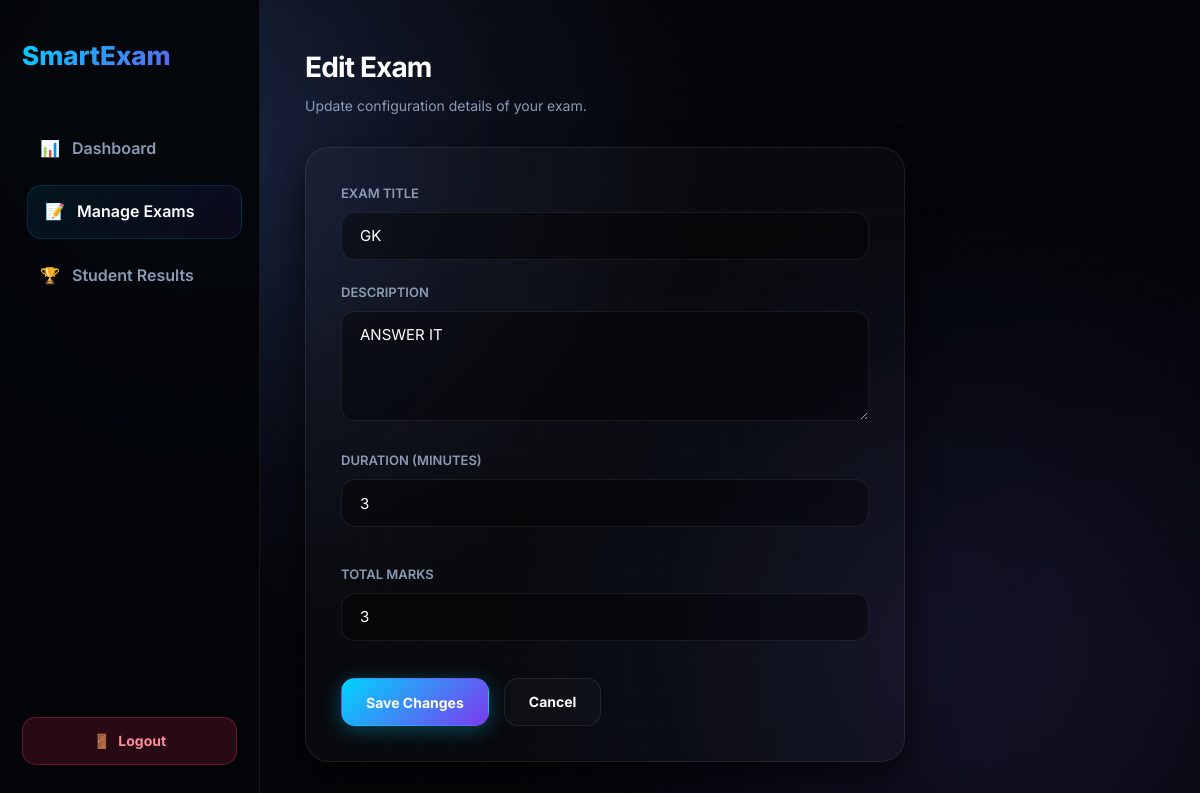
The app's page /admin/edit_exam.php?id=5 (signed in) with its own data.
### tables this page shows
CREATE TABLE `exams` (
  `id` int(11) NOT NULL,
  `title` varchar(150) NOT NULL,
  `description` text DEFAULT NULL,
  `duration` int(11) NOT NULL,
  `total_marks` int(11) DEFAULT 0,
  `status` enum('draft','published') DEFAULT 'draft',
  `created_by` int(11) NOT NULL,
  `created_at` timestamp NOT NULL DEFAULT current_timestamp()
);

### admin/edit_exam.php (the view, shortened to what this page needs)
<?php
require_once "../config/database.php";
$exam_id = intval($_GET["id"]);
$sql = "
    SELECT *
    FROM exams
    WHERE id = ?
";
$stmt = $conn->prepare($sql);
$stmt->bind_param("i", $exam_id);
$stmt->execute();
$result = $stmt->get_result();
$exam = $result->fetch_assoc();
?>
<!DOCTYPE html>
<html lang="en">
<head>
    <link rel="stylesheet" href="../assets/css/style.css">
</head>
<body>
    <div class="dashboard-layout">
        <aside class="sidebar">
            <div class="sidebar-logo">Smart<span>Exam</span></div>
            <nav class="sidebar-nav">
                <a href="dashboard.php" class="sidebar-link">
                    <span>📊</span> Dashboard
                </a>
                <a href="exams.php" class="sidebar-link active">
                    <span>📝</span> Manage Exams
                </a>
                <a href="results.php" class="sidebar-link">
                    <span>🏆</span> Student Results
                </a>
            </nav>
            <div class="sidebar-footer">
                <a href="../logout.php" class="btn btn-danger" style="width: 100%;">
                    <span>🚪</span> Logout
                </a>
            </div>
        </aside>
        <main class="main-content">
            <div style="margin-bottom: 30px;">
                <h1 style="font-size: 28px; margin-bottom: 5px;">Edit Exam</h1>
                <p style="color: var(--text-muted); font-size: 14px; margin-bottom: 0;">Update configuration details of your exam.</p>
            </div>
            <div class="card" style="max-width: 600px;">
                <form method="POST">
                    <div class="form-group">
                        <label class="form-label" for="title">Exam Title</label>
                        <input
                            type="text"
                            id="title"
                            name="title"
                            class="form-control"
                            value="<?php echo htmlspecialchars($exam["title"]); ?>"
                            required
                        >
                    </div>
                    <div class="form-group">
                        <label class="form-label" for="description">Description</label>
                        <textarea
                            id="description"
                            name="description"
                            class="form-control"
                            rows="4"
                        ><?php echo htmlspecialchars($exam["description"]); ?></textarea>
                    </div>
                    <div class="grid-2" style="gap: 15px;">
                        <div class="form-group">
                            <label class="form-label" for="duration">Duration (Minutes)</label>
                            <input
                                type="number"
                                id="duration"
                                name="duration"
                                class="form-control"
                                value="<?php echo $exam["duration"]; ?>"
                                min="1"
                                required
                            >
                        </div>
                        <div class="form-group">
                            <label class="form-label" for="total_marks">Total Marks</label>
                            <input
                                type="number"
                                id="total_marks"
                                name="total_marks"
                                class="form-control"
                                value="<?php echo $exam["total_marks"]; ?>"
                                min="1"
                                required
                            >
                        </div>
                    </div>
                    <div style="display: flex; gap: 15px; margin-top: 15px;">
                        <button type="submit" class="btn btn-primary">
                            Save Changes
                        </button>
                        <a href="exams.php" class="btn btn-secondary">
                            Cancel
                        </a>
                    </div>
                </form>
            </div>
        </main>
    </div>
</body>
</html>

### records on screen
exams: title "GK", description "ANSWER IT", duration "3", total_marks "3"
